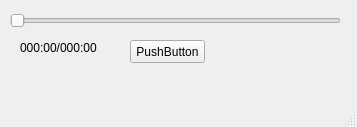
<?xml version="1.0" encoding="UTF-8"?>
<ui version="4.0">
 <class>MainWindow</class>
 <widget class="QMainWindow" name="MainWindow">
  <property name="geometry">
   <rect>
    <x>0</x>
    <y>0</y>
    <width>357</width>
    <height>127</height>
   </rect>
  </property>
  <property name="windowTitle">
   <string>MainWindow</string>
  </property>
  <widget class="QWidget" name="centralwidget">
   <widget class="QPushButton" name="pushButton">
    <property name="geometry">
     <rect>
      <x>130</x>
      <y>40</y>
      <width>75</width>
      <height>23</height>
     </rect>
    </property>
    <property name="text">
     <string>PushButton</string>
    </property>
   </widget>
   <widget class="QSlider" name="horizontalSlider">
    <property name="geometry">
     <rect>
      <x>10</x>
      <y>10</y>
      <width>331</width>
      <height>22</height>
     </rect>
    </property>
    <property name="orientation">
     <enum>Qt::Horizontal</enum>
    </property>
   </widget>
   <widget class="QLabel" name="label">
    <property name="geometry">
     <rect>
      <x>20</x>
      <y>40</y>
      <width>81</width>
      <height>16</height>
     </rect>
    </property>
    <property name="text">
     <string>000:00/000:00</string>
    </property>
   </widget>
  </widget>
  <widget class="QMenuBar" name="menubar">
   <property name="geometry">
    <rect>
     <x>0</x>
     <y>0</y>
     <width>357</width>
     <height>23</height>
    </rect>
   </property>
  </widget>
  <widget class="QStatusBar" name="statusbar"/>
 </widget>
 <resources/>
 <connections/>
</ui>
